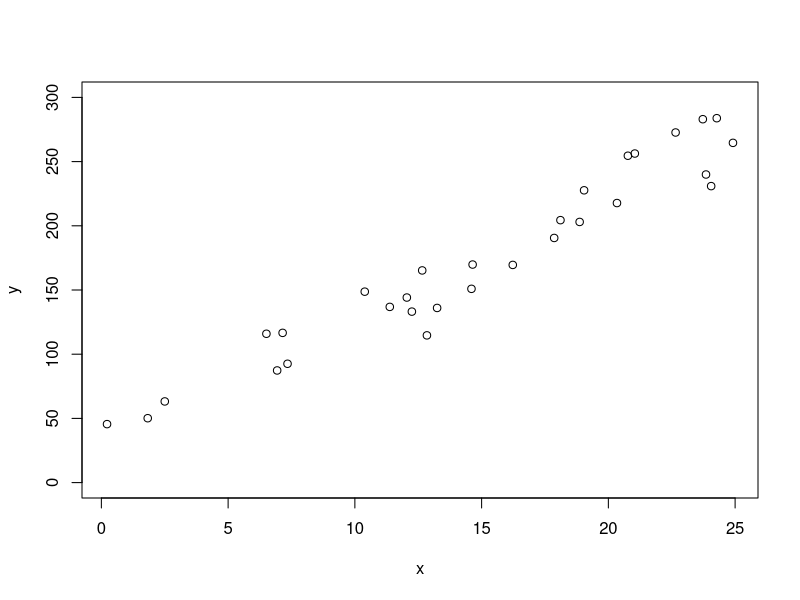
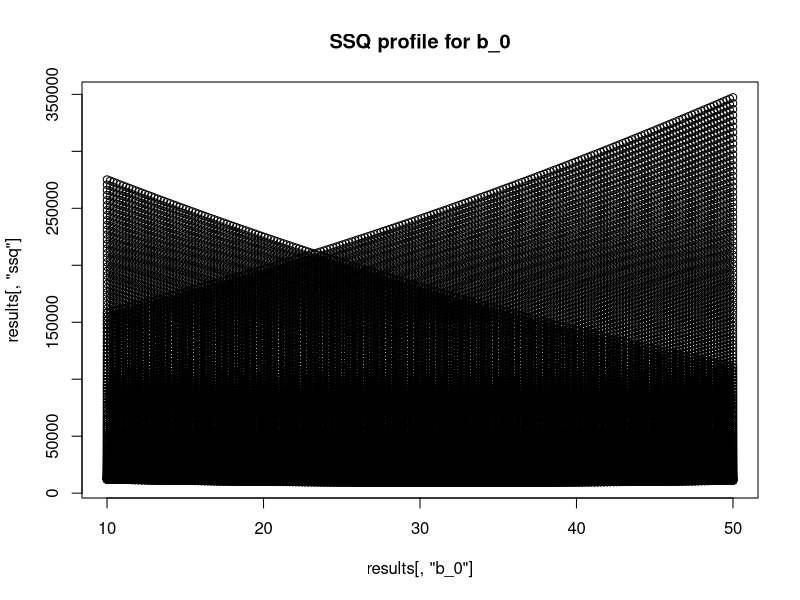
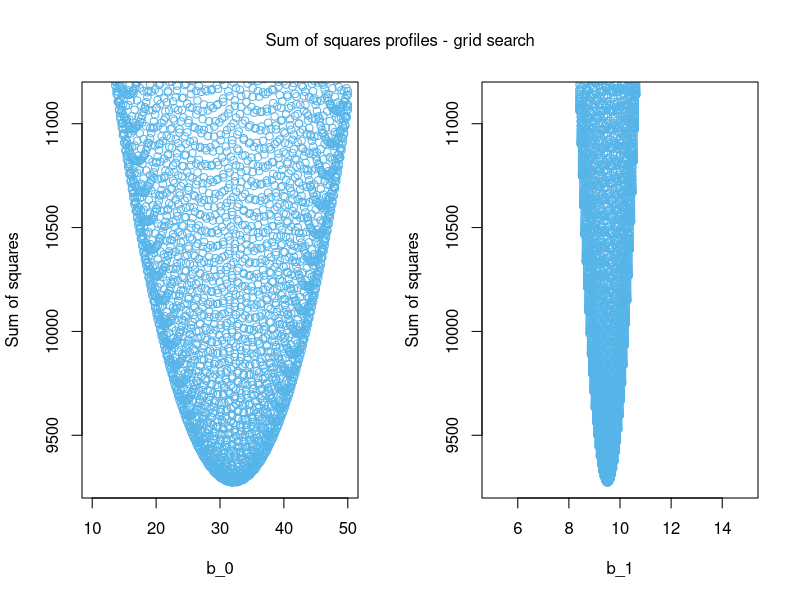

Here is the R script that generated these plots, in order:
#' ---
#' title: Solution to grid search of model parameters
#' author: Brett Melbourne
#' date: 15 Sep 2020
#' output:
#'     github_document:
#'         pandoc_args: --webtex
#' ---

#' Generate some fake data to work with. Your algorithm will use your own dataset.
set.seed(4.6) #make example reproducible
n <- 30  #size of dataset
b0 <- 20 #true y intercept
b1 <- 10 #true slope
s <- 20  #true standard deviation of the errors
x <- runif(n,min=0,max=25) #nb while we have used runif, x is not a random variable
y <- b0 + b1 * x + rnorm(n,sd=s) #random sample of y from the population

plot(x,y,ylim=c(0,300))

#' Here is an algorithm to fit the model to the data by grid search. We need to
#' choose a sensible range of parameter values to search over. We can inspect
#' the data to make some good guesses. The y-intercept $\beta_0$ looks like it
#' will be around 25, probably larger than 10 and less than 50. The slope
#' $\beta_1$ is rise over run, so it will be about 250/25 = 10, so we'll try
#' spanning that value.

#+ results=FALSE

# Initialize parameters
b0_range <- seq(10,50,length.out=200)
b1_range <- seq(5,15,length.out=200)

# Initialize storage object (matrix)
n <- length(b0_range)*length(b1_range)
results <- matrix(NA,n,3)
colnames(results) <- c("b_0","b_1","ssq")

# Grid search over the two parameters: b_0 and b_1
i <- 1 #Row index for results matrix
for ( b_0 in b0_range ) {
    
    for ( b_1 in b1_range ) {

    #   Calculate model predictions
        y_pred <- b_0 + b_1 * x

    #   Calculate deviations and sum of squares
        e <- y - y_pred
        ssq <- sum(e^2)

    #   Keep the results
        results[i,] <- c(b_0,b_1,ssq)
        i <- i + 1

    }
#   Monitor progress
    print( paste(round(100*i/n),"%",sep=""), quote=FALSE )
}

#' Find the minimum SSQ
ssq_min_row <- which.min(results[,3])
opt_pars <- results[ssq_min_row,]
ssq_min <- opt_pars["ssq"]
opt_pars

#' We get $\beta_0$ = 31.9 and $\beta_1$ = 9.5. 
#'

#' Plot sum of squares profiles. This may take a while because there are a lot
#' of points.

# Profile for b_0
plot(results[,"b_0"],results[,"ssq"],main="SSQ profile for b_0")

#' What is going on here? We've plotted all the points, including all of the
#' really bad fits (the parameter combinations with very high SSQ). So this plot
#' is dominated by the bad fits and is not very useful. We need to look more
#' closely at the smallest SSQ values (the underside of this plot), so we want
#' to set the y-axis limits to get a good view of the minimum SSQ. Here is a
#' nicer plot with a scaling control for zooming in and out on the y-axis (try
#' adjusting `scale` on line 2).

#+ fig.width=14, fig.height=7
par(mfrow=c(1,2))
scale <- 1.2  #This is a zoom setting. Must be > 1. Smaller is zooming in.
plot(results[,1],results[,3],xlab="b_0",ylab="Sum of squares",
     ylim=c(ssq_min,scale*ssq_min),col="#56B4E9")
plot(results[,2],results[,3],xlab="b_1",ylab="Sum of squares",
     ylim=c(ssq_min,scale*ssq_min),col="#56B4E9")
mtext("Sum of squares profiles - grid search",outer=TRUE,line=-2.5)

#' Now we can clearly see the basins of the SSQ for each parameter. The basin is
#' outlined by the points on the underside of this U-shaped profile and the
#' best-fit parameter value lies at the bottom of the basin where the SSQ is at
#' its minimum. The points filling in the interior of the U-shaped profile are
#' the SSQ values for combinations of the parameter with the other parameter.
#' For example, if we look vertically above b_0 = 30, we see the SSQ for b_0 =
#' 30 with different values of b_1 (although we can't tell from this plot what
#' the values of b_1 are).
#'
#' These plots are telling us that we've found the basin that includes the
#' best-fit parameter values. From here, we could adjust the search ranges and
#' search increments of b_0 and b_1 and redo the search to give whatever number
#' of significant digits we desire. Finally, these profiles are beginning to
#' tell us about the uncertainty of the parameter values. The broader the
#' profile, the less certain the parameter value. We will soon see this idea of
#' a parameter profile as a representation of uncertainty formalized in terms of
#' probability from several different perspectives (frequentist, likelihood,
#' Bayesian).
